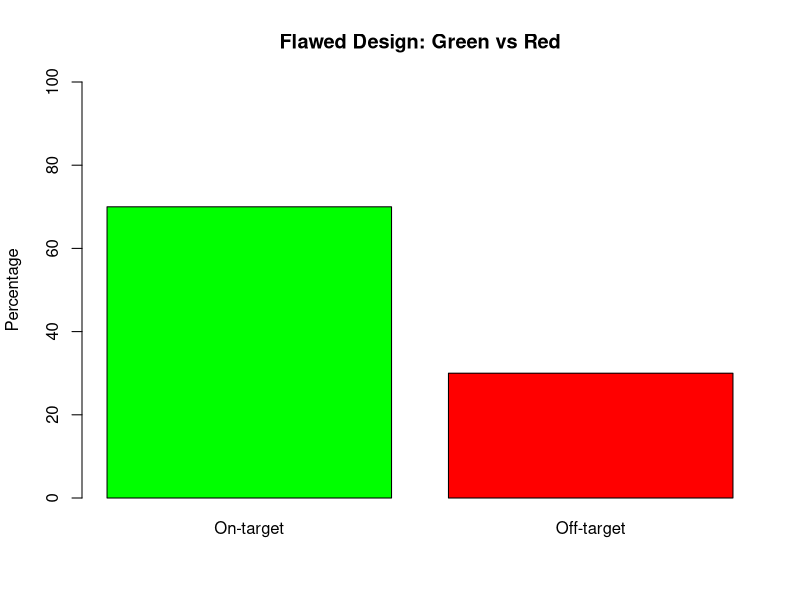
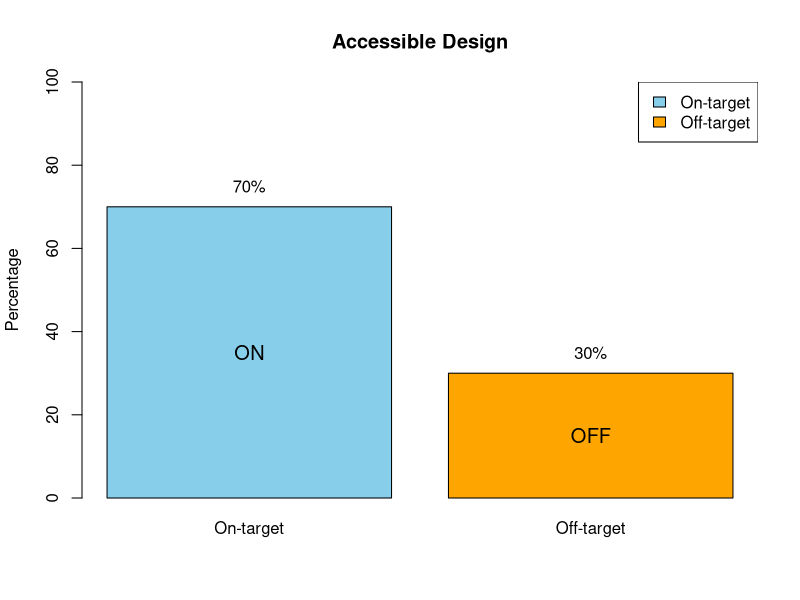

Source code (R) for these figures, in order:
# Problem 41: Accessibility Risk

# Data
zones <- c("On-target", "Off-target")
values <- c(70, 30)


# ==========================================
# FLAWED DESIGN - GREEN AND RED ONLY
# ==========================================

barplot(
  values,
  names.arg = zones,
  col = c("green", "red"),
  main = "Flawed Design: Green vs Red",
  ylab = "Percentage",
  ylim = c(0, 100)
)


# ==========================================
# FIXED DESIGN
# Use different colors + patterns/symbols
# ==========================================

bar_positions <- barplot(
  values,
  names.arg = zones,
  col = c("skyblue", "orange"),
  main = "Accessible Design",
  ylab = "Percentage",
  ylim = c(0, 100)
)

# Add different symbols/labels
text(
  bar_positions,
  values / 2,
  labels = c("ON", "OFF"),
  cex = 1.2
)

# Add values
text(
  bar_positions,
  values + 5,
  labels = paste0(values, "%")
)

# Add legend
legend(
  "topright",
  legend = c("On-target", "Off-target"),
  fill = c("skyblue", "orange")
)
